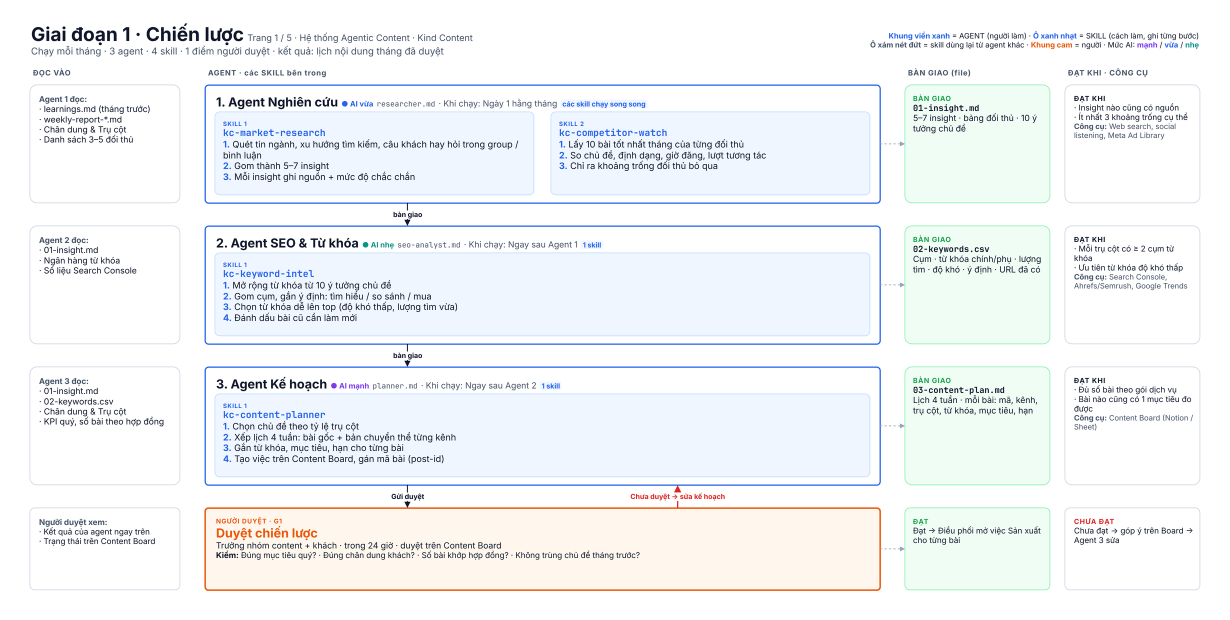
#> input picture agentic-content/page-1-strategy.png, 2460 x 1240 px, given as the content of the folder ../../../agentic-content/page-1-strategy.png, which was not available (shown at 1/2 size)
$ python shrink.py ../../../agentic-content/page-1-strategy.png ../../../agentic-content/page-2-production.png
#> lines starting #> are read from the running program, lines starting #| are printed output that depends on the picture
import sys, os, glob, io
from PIL import Image
src, dst = sys.argv[1], sys.argv[2]
for f in sorted(glob.glob(src + "/*.png")):
    im = Image.open(f).convert("RGB")
#> im is the input picture: PIL image 2460x1240 RGB; mean R, G, B 241.6, 244.2, 246.3
    if im.width > 1600:
        im = im.resize((1600, round(im.height * 1600 / im.width)), Image.LANCZOS)
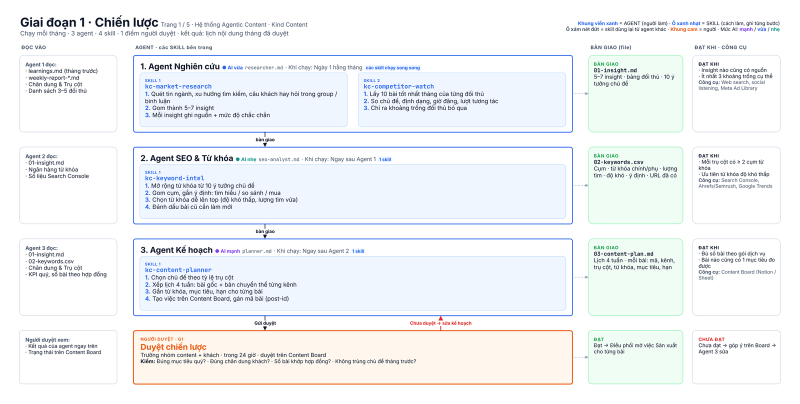
#> im: PIL image 1600x807 RGB (shown at 1/2 size); mean R, G, B 241.3, 243.9, 246
    out = os.path.join(dst, os.path.basename(f))
    buf = io.BytesIO(); im.save(buf, "PNG", optimize=True)
    mode = "rgb"
    if buf.tell() > 350_000:
        for colors in (256, 192, 128):
            q = im.quantize(colors=colors, method=Image.Quantize.MEDIANCUT, dither=Image.Dither.NONE)
            buf = io.BytesIO(); q.save(buf, "PNG", optimize=True); mode = f"q{colors}"
            if buf.tell() <= 350_000: break
    open(out, "wb").write(buf.getvalue())
    print(f"{os.path.basename(f):40s} {im.width}x{im.height} {buf.tell()//1024}KB {mode}")
#| page-1-strategy.png                      1600x807 149KB q256

$ run again, on agentic-content/page-2-production.png
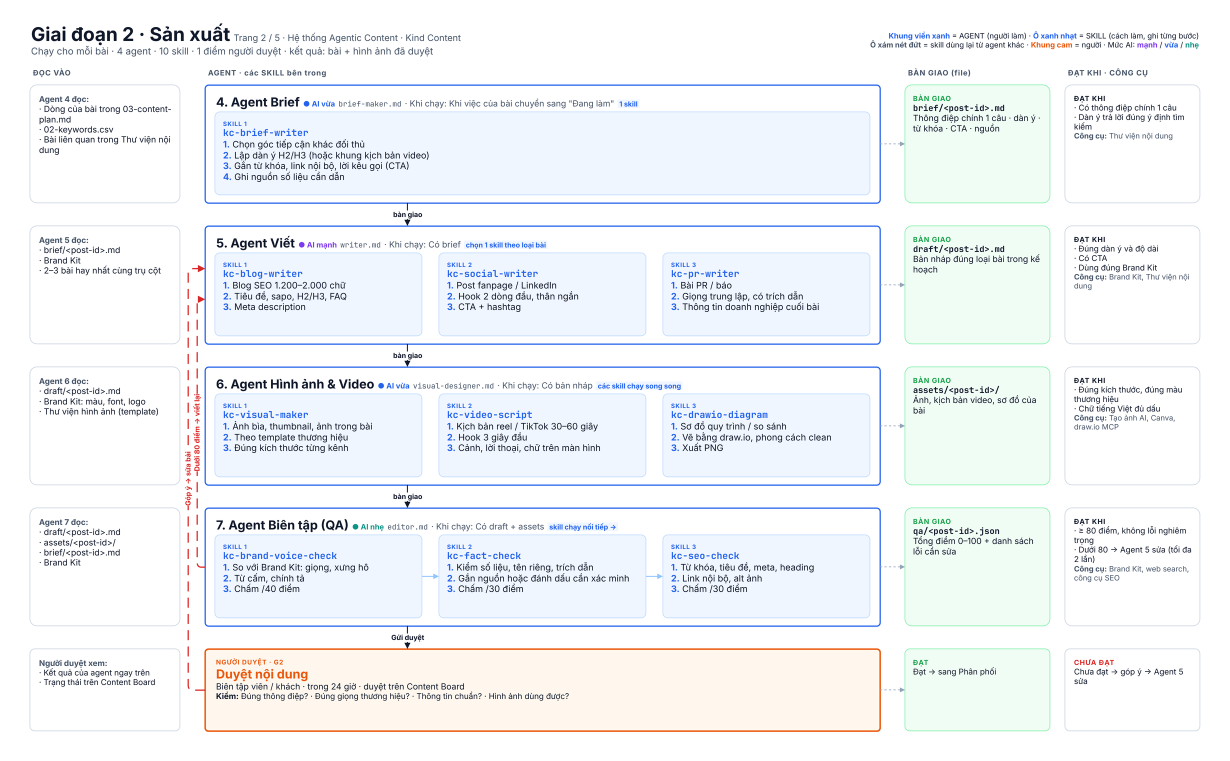
#> input picture agentic-content/page-2-production.png, 2460 x 1522 px, given as the content of the folder ../../../agentic-content/page-2-production.png, which was not available (shown at 1/2 size)
#> im is the input picture: PIL image 2460x1522 RGB; mean R, G, B 241.1, 244.1, 246.7
#> `im = im.resize((1600, round(im.height * 1600 / im.width)), Image.LANCZ..`:
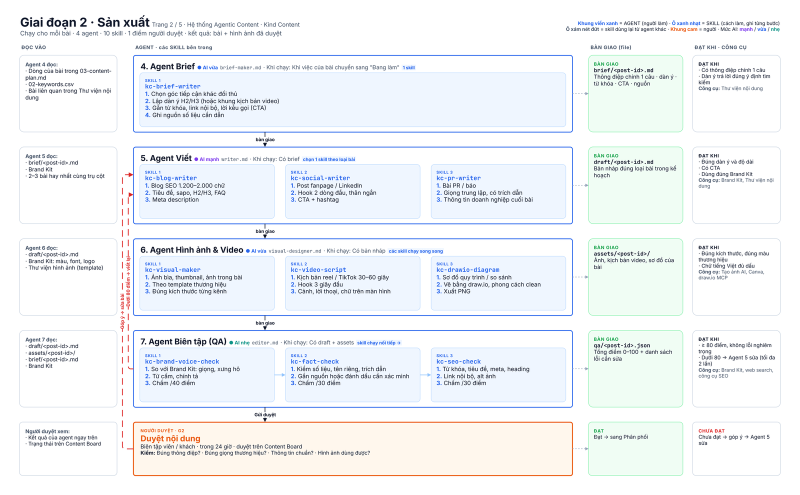
#> im: PIL image 1600x990 RGB (shown at 1/2 size); mean R, G, B 240.8, 243.7, 246.4
#| page-2-production.png                    1600x990 190KB q256

$ run again, on agentic-content/page-3-distribution.png
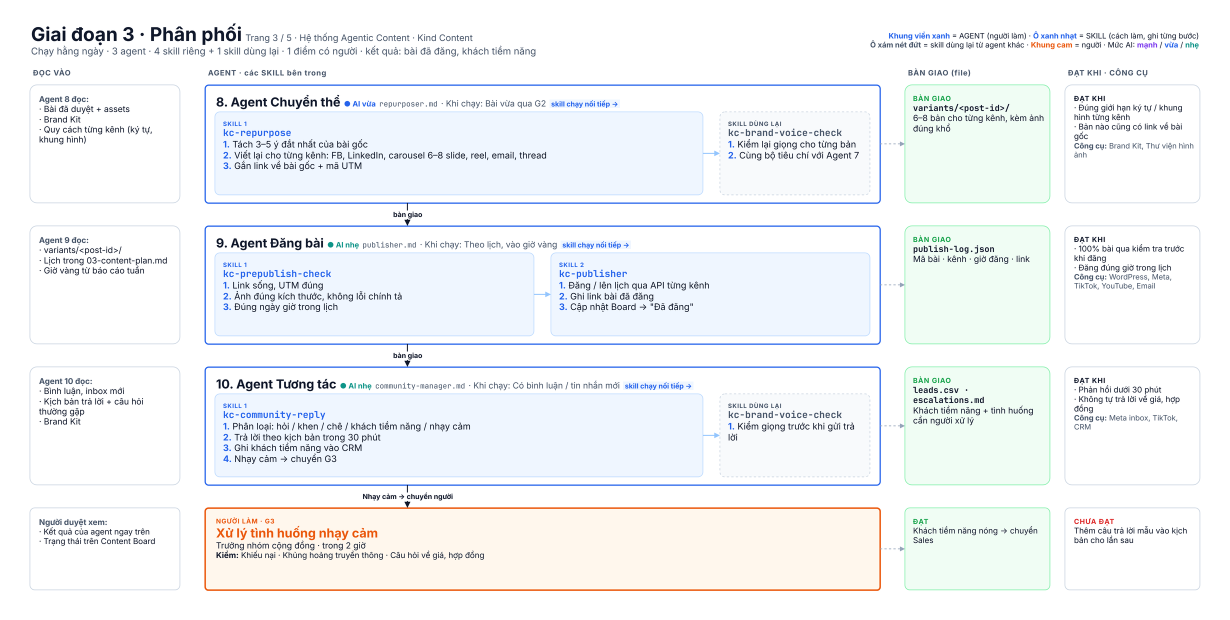
#> input picture agentic-content/page-3-distribution.png, 2460 x 1240 px, given as the content of the folder ../../../agentic-content/page-3-distribution.png, which was not available (shown at 1/2 size)
#> im is the input picture: PIL image 2460x1240 RGB; mean R, G, B 242.1, 244.5, 246.3
#> `im = im.resize((1600, round(im.height * 1600 / im.width)), Image.LANCZ..`:
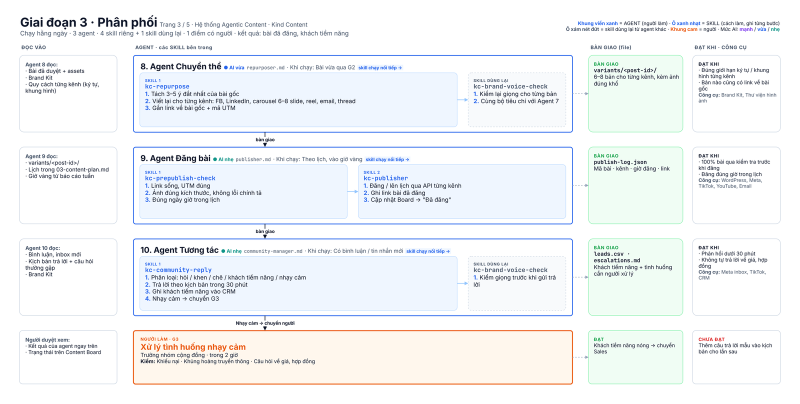
#> im: PIL image 1600x807 RGB (shown at 1/2 size); mean R, G, B 241.7, 244.2, 246.1
#| page-3-distribution.png                  1600x807 149KB q256
